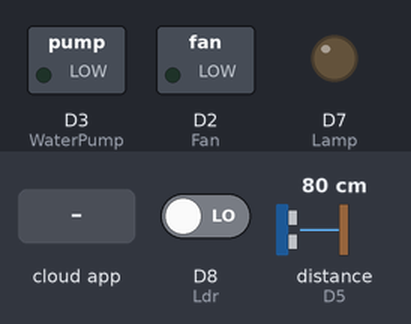
A sketch run on a simulated ESP8266 (NodeMCU). On the bench: switched loads named in the sketch (green lamp = pin HIGH), output pins drawn as LEDs (lit = HIGH). Wiring (inferred from the names in the program): ultrasonic range finder: trigger D4; echo D5. The test bench sets the inputs (shaded band); at power-on: distance to the obstacle (sensor on D5) 80 cm, D8 (Ldr) LOW. The echo pulse lasts 58.3 µs per cm; WiFi joins after 1.5 s; servers stay silent unless stated; the Firebase database answers and starts empty; pins used as bus, display or sensor lines are not drawn; what the sketch prints to the serial monitor is not drawn.

Above: at 2.7 s.
2.8 s: the phone or cloud app sets Fan to ON
At 6.4 s:
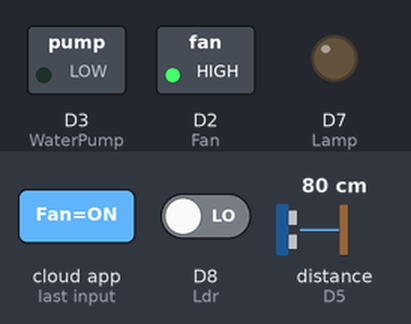
6.8 s: the phone or cloud app sets Lamp to ON
At 11.3 s:
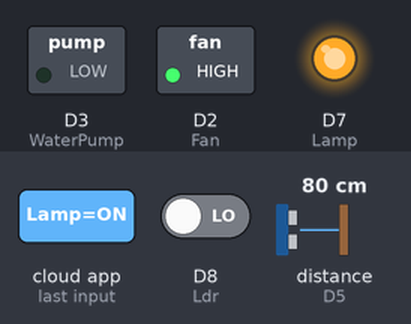
11.6 s: the phone or cloud app sets WaterPump to ON
At 12.9 s:
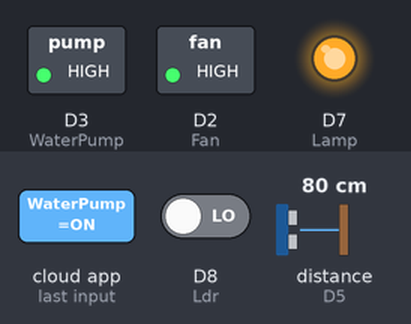
14.0 s: the phone or cloud app sets Fan to DARK
At 18.2 s:
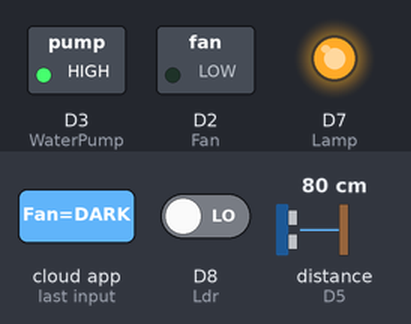
18.8 s: distance to the obstacle (sensor on D5) set to 13 cm
21.0 s: distance to the obstacle (sensor on D5) set to 10 cm
At 22.7 s:
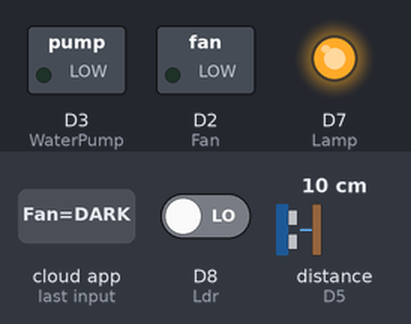
Timing chart, 0 to 24.2 s (numbered marks = the images above; inputs shaded):
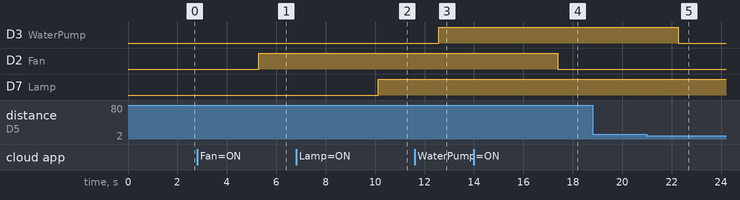

Measured:
- the behaviour switches between 12 and 11 cm on distance to the obstacle (sensor on D5) (found by bisection; images 4 and 5)
- after the input at 2.8 s, D2 (Fan): LOW → HIGH after 2.5 s
- after the input at 6.8 s, D7 (Lamp): LOW → HIGH after 3.3 s
- after the input at 11.6 s, D3 (WaterPump): LOW → HIGH after 0.97 s
- after the input at 14.0 s, D2 (Fan): HIGH → LOW after 3.4 s
- after the input at 18.8 s, every drawn part: stays the same
- after the input at 21.0 s, D3 (WaterPump): HIGH → LOW after 1.3 s

The sketch:

FirebaseDemo_ESP8266.ino
```cpp
  /**
    *@description Function to IOT based Home Automation using NodeMCU
    * @throws no exception
    * @author JayaPrasad.M <jayaprasad.m@avanzegroup.com>
    * @return String
    * @since 27 Mar 2021
    * @version Assignment
    *
**/
/*Importing of Header File*/
#include <ESP8266WiFi.h>
#include <FirebaseArduino.h>
#include <SoftwareSerial.h>
SoftwareSerial s(D6,D1);
/*Defining of Constants */
#define Voltage          A0
#define Fan          D2
#define WaterPump    D3
#define Trigger      D4
#define Echo         D5
#define Lamp         D7
#define Ldr          D8

/*FireBase RealTime DataBase Setup*/
#define FIREBASE_HOST "homeautomation-79647-default-rtdb.firebaseio.com"
#define FIREBASE_AUTH "PAcQHnXsnP17rmTzCWMlkJ3m5ojAir8fVkXqKQQM"

/*Wifi Connection Credentials*/
#define WIFI_SSID "Jp"
#define WIFI_PASSWORD "Prasad66"
char data;
String CData;
String FanStatus;
String LampStatus;
String WaterPumpStatus;
String TemperatureStatus;
String CurrentStatus;
String VoltageStatus;
String WaterLevelStatus;
String RoomLightStatus;


long Duration;
int WaterLevel=0;
int LdrStatus;

void setup() {
  s.begin(9600);
  Serial.begin(9600);


  /*I/P Pin Configuration*/

  pinMode(Ldr, INPUT);
  pinMode(Voltage, INPUT);
  pinMode(Fan, OUTPUT);
  pinMode(Lamp, OUTPUT);
  pinMode(Trigger, OUTPUT);
  pinMode(Echo, INPUT);
  pinMode(WaterPump, OUTPUT);

  /*Wifi Connection Verfication*/
  WiFi.begin(WIFI_SSID, WIFI_PASSWORD);
  Serial.print("connecting");
  while (WiFi.status() != WL_CONNECTED){
  Serial.print(".");
  delay(500);
  }
  Serial.println();
  Serial.print("connected: ");
  Serial.println(WiFi.localIP());

  /*Firebase Initialisation*/
  Firebase.begin(FIREBASE_HOST, FIREBASE_AUTH);


}

void loop() {
  s.write("s");
  if (s.available()>0)
  {
    data=s.read();
    CData = CData+ data;
     if( data == '\n')
    {
 TemperatureStatus = getValue(CData, ',', 0);
 VoltageStatus= getValue(CData, ',', 1);
 CurrentStatus = getValue(CData, ',', 2);
CData = "";
    }
  }

  /*  Getting FireBase Json Value From RealTime DataBase as String */
  FanStatus=Firebase.getString("Fan");
  LampStatus=Firebase.getString("Lamp");
  WaterPumpStatus=Firebase.getString("WaterPump");
  RoomLightStatus=Firebase.getString("Room Light");

  /* Getting WaterLevel from UltraSonic Sensor */
  // Clears the Trigger
  digitalWrite(Trigger, LOW);
  delayMicroseconds(2);

  // Sets the Trigger on HIGH state for 10 micro seconds
  digitalWrite(Trigger, HIGH);
  delayMicroseconds(10);
  digitalWrite(Trigger, LOW);

  // Reads the Echo, returns the sound wave travel time in microseconds
  Duration = pulseIn(Echo, HIGH);

  // Calculating the distance
  WaterLevel= Duration*0.034/2;
  // Prints the distance on the Serial Monitor
  Serial.print("Water Level: ");
  Serial.println(WaterLevel);


  /*   Sending RealTimeData Fetch from Sensor to  DataBase  */

  WaterLevelStatus =String(WaterLevel);
  LdrStatus = digitalRead(Ldr);
  if(LdrStatus==1)
  {
    Firebase.setString("Room Light","Dark");
  }
  if(LdrStatus==0){
    Firebase.setString("Room Light","Light");
  }

  Firebase.setString("Room Temperature",TemperatureStatus);
  Firebase.setString("Voltage",VoltageStatus);
  Firebase.setString("Current",CurrentStatus);
  Firebase.setString("Water Level",WaterLevelStatus);


  Serial.println("Room Temperature"+TemperatureStatus);
  Serial.println("Voltage"+VoltageStatus);
  Serial.println("Current"+CurrentStatus);
  Serial.println("Fan is"+FanStatus);
  Serial.println("Lamp is"+LampStatus);
  Serial.println("WaterPump is"+WaterPumpStatus);
  Serial.println("Room Light is"+RoomLightStatus);


  /*  Optimizing the  System According to RealTimeData  */
  if (FanStatus=="ON"){
    digitalWrite(Fan,HIGH);
    Serial.println("Fan is"+FanStatus);
  }
  else
  {
    digitalWrite(Fan,LOW);
    Serial.println("Fan is"+FanStatus);
  }

  if(LampStatus=="ON"||RoomLightStatus=="DARK"){
    digitalWrite(Lamp,HIGH);
    Serial.println("Lamp is"+LampStatus);
  }
  else
  {
    digitalWrite(Lamp,LOW);
    Serial.println("Lamp is"+LampStatus);
  }

  if(WaterPumpStatus=="ON"){
    if(WaterLevel > 10)
    {
    digitalWrite(WaterPump,HIGH);
    Serial.println("WaterPump is"+WaterPumpStatus);
    }
    else
    {
    digitalWrite(WaterPump,LOW);
    Serial.println("WaterPump is"+WaterPumpStatus);
    }
  }
  else
  {
    digitalWrite(WaterPump,LOW);
    Serial.println("WaterPump is"+WaterPumpStatus);
  }


delay(1000);
}
String getValue(String data, char separator, int index)
{
    int found = 0;
    int strIndex[] = { 0, -1 };
    int maxIndex = data.length() - 1;

    for (int i = 0; i <= maxIndex && found <= index; i++) {
        if (data.charAt(i) == separator || i == maxIndex) {
            found++;
            strIndex[0] = strIndex[1] + 1;
            strIndex[1] = (i == maxIndex) ? i+1 : i;
        }
    }
    return found > index ? data.substring(strIndex[0], strIndex[1]) : "";
}
```
